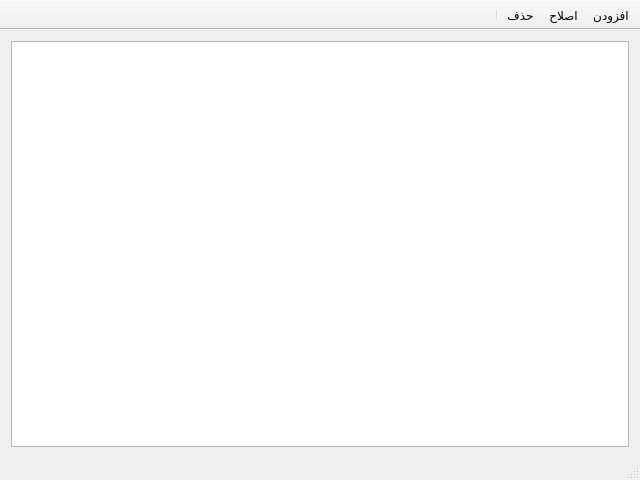
<?xml version="1.0" encoding="UTF-8"?>
<ui version="4.0">
 <class>MainWindow</class>
 <widget class="QMainWindow" name="MainWindow">
  <property name="geometry">
   <rect>
    <x>0</x>
    <y>0</y>
    <width>640</width>
    <height>480</height>
   </rect>
  </property>
  <property name="minimumSize">
   <size>
    <width>640</width>
    <height>480</height>
   </size>
  </property>
  <property name="windowTitle">
   <string>دفترچه تلفن</string>
  </property>
  <widget class="QWidget" name="centralWidget">
   <layout class="QHBoxLayout" name="horizontalLayout">
    <item>
     <widget class="QTableView" name="tableView">
      <property name="contextMenuPolicy">
       <enum>Qt::CustomContextMenu</enum>
      </property>
      <property name="selectionMode">
       <enum>QAbstractItemView::SingleSelection</enum>
      </property>
      <property name="selectionBehavior">
       <enum>QAbstractItemView::SelectRows</enum>
      </property>
      <property name="textElideMode">
       <enum>Qt::ElideRight</enum>
      </property>
      <property name="verticalScrollMode">
       <enum>QAbstractItemView::ScrollPerPixel</enum>
      </property>
      <property name="horizontalScrollMode">
       <enum>QAbstractItemView::ScrollPerPixel</enum>
      </property>
      <attribute name="horizontalHeaderStretchLastSection">
       <bool>true</bool>
      </attribute>
      <attribute name="verticalHeaderVisible">
       <bool>false</bool>
      </attribute>
     </widget>
    </item>
   </layout>
  </widget>
  <widget class="QToolBar" name="toolBar">
   <property name="layoutDirection">
    <enum>Qt::RightToLeft</enum>
   </property>
   <property name="movable">
    <bool>false</bool>
   </property>
   <property name="allowedAreas">
    <set>Qt::TopToolBarArea</set>
   </property>
   <property name="floatable">
    <bool>false</bool>
   </property>
   <attribute name="toolBarArea">
    <enum>TopToolBarArea</enum>
   </attribute>
   <attribute name="toolBarBreak">
    <bool>false</bool>
   </attribute>
   <addaction name="action_add"/>
   <addaction name="action_edit"/>
   <addaction name="action_delete"/>
   <addaction name="separator"/>
  </widget>
  <widget class="QStatusBar" name="statusBar"/>
  <action name="action_add">
   <property name="text">
    <string>افزودن</string>
   </property>
   <property name="shortcut">
    <string>Ctrl+N</string>
   </property>
  </action>
  <action name="action_edit">
   <property name="text">
    <string>اصلاح</string>
   </property>
   <property name="shortcut">
    <string>Ctrl+E</string>
   </property>
  </action>
  <action name="action_delete">
   <property name="text">
    <string>حذف</string>
   </property>
   <property name="toolTip">
    <string>حذف</string>
   </property>
   <property name="shortcut">
    <string>Del, Ctrl+D</string>
   </property>
  </action>
 </widget>
 <layoutdefault spacing="6" margin="11"/>
 <resources/>
 <connections/>
</ui>
